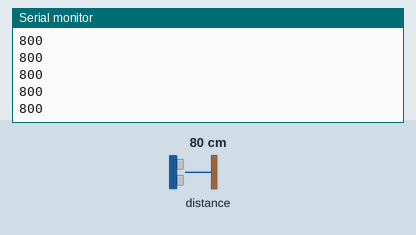
Simulated run of this sketch. Board: Arduino Uno, built with avr-gcc and run on an emulated ATmega328P. Parts: the last lines printed to the serial monitor. Inputs (shaded band) come from the test bench; at power-on: distance to the obstacle 80 cm. The echo pulse lasts 58.3 µs per cm.

Above: at 1.2 s.
1.3 s: distance to the obstacle set to 2 cm
At 1.9 s:
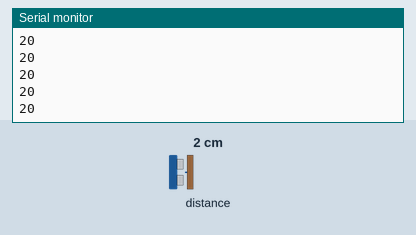
2.8 s: distance to the obstacle set to 4 cm
At 3.5 s:
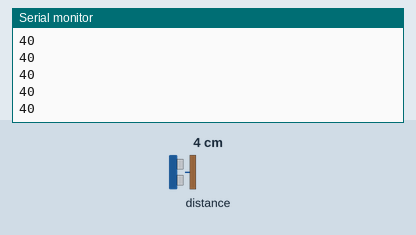
Timing chart, 0 to 5.8 s (numbered marks = the images above; inputs shaded):
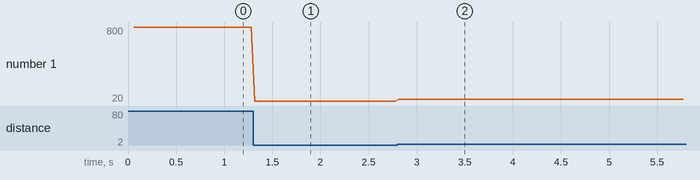

Measured:
- after the input at 1.3 s, the serial monitor: prints a new line at once (image 1)
- after the input at 2.8 s, the serial monitor: prints a new line at once (image 2)
- plotted number 1: 800 → 20 after the input at 1.3 s, 20 → 40 after the input at 2.8 s

The sketch:

test.ino
```cpp
#include<Wire.h>
//#include<Zumo32U4.h>
#include <VL53L0X.h>

VL53L0X tof;

const int trigPinF = 1, trigPinB = 30, trigPinL = 17, trigPinR = 0,
          echoPinF = 4, echoPinB = 20, echoPinL = 18, echoPinR = 21;

void setup() {
  Serial.begin(9600);
  Wire.begin();
  I2Cscan();

  /*pinMode(trigPinR, OUTPUT);
  pinMode(trigPinB, OUTPUT);
  pinMode(trigPinF, OUTPUT);
  pinMode(trigPinL, OUTPUT);
  //--------------------------
  pinMode(echoPinR, INPUT);
  pinMode(echoPinB, INPUT);
  pinMode(echoPinF, INPUT);
  pinMode(echoPinL, INPUT);*/

  tof.init();
  tof.setTimeout(500);
  tof.setMeasurementTimingBudget(100000);

  //tof.startContinuous();
}

void loop() {
  Serial.println(tof.readRangeSingleMillimeters());
  //I2Cscan();
  //delay(1000);
}

void I2Cscan()
{
// scan for i2c devices
  byte error, address;
  int nDevices;

  Serial.println("Scanning...");

  nDevices = 0;
  for(address = 1; address < 127; address++ )
  {
    // The i2c_scanner uses the return value of
    // the Write.endTransmisstion to see if
    // a device did acknowledge to the address.
    Wire.beginTransmission(address);
    error = Wire.endTransmission();

    if (error == 0)
    {
      Serial.print("I2C device found at address 0x");
      if (address<16)
        Serial.print("0");
      Serial.print(address,HEX);
      Serial.println("  !");

      nDevices++;
    }
    else if (error==4)
    {
      Serial.print("Unknown error at address 0x");
      if (address<16)
        Serial.print("0");
      Serial.println(address,HEX);
    }
  }
  if (nDevices == 0)
    Serial.println("No I2C devices found\n");
  else
    Serial.println("done\n");

}

double getDistance(int trig, int echo) {
  digitalWrite(trig, LOW); // clear
  delayMicroseconds(2);
  digitalWrite(trig, HIGH); // Trigger pulse
  delayMicroseconds(10);
  digitalWrite(trig, LOW); // stop pulse

  // Return distance
  return pulseIn(echo, HIGH) * 0.034029 / 2; // Speed of sound wave divided by 2 (go and back)
}
```
